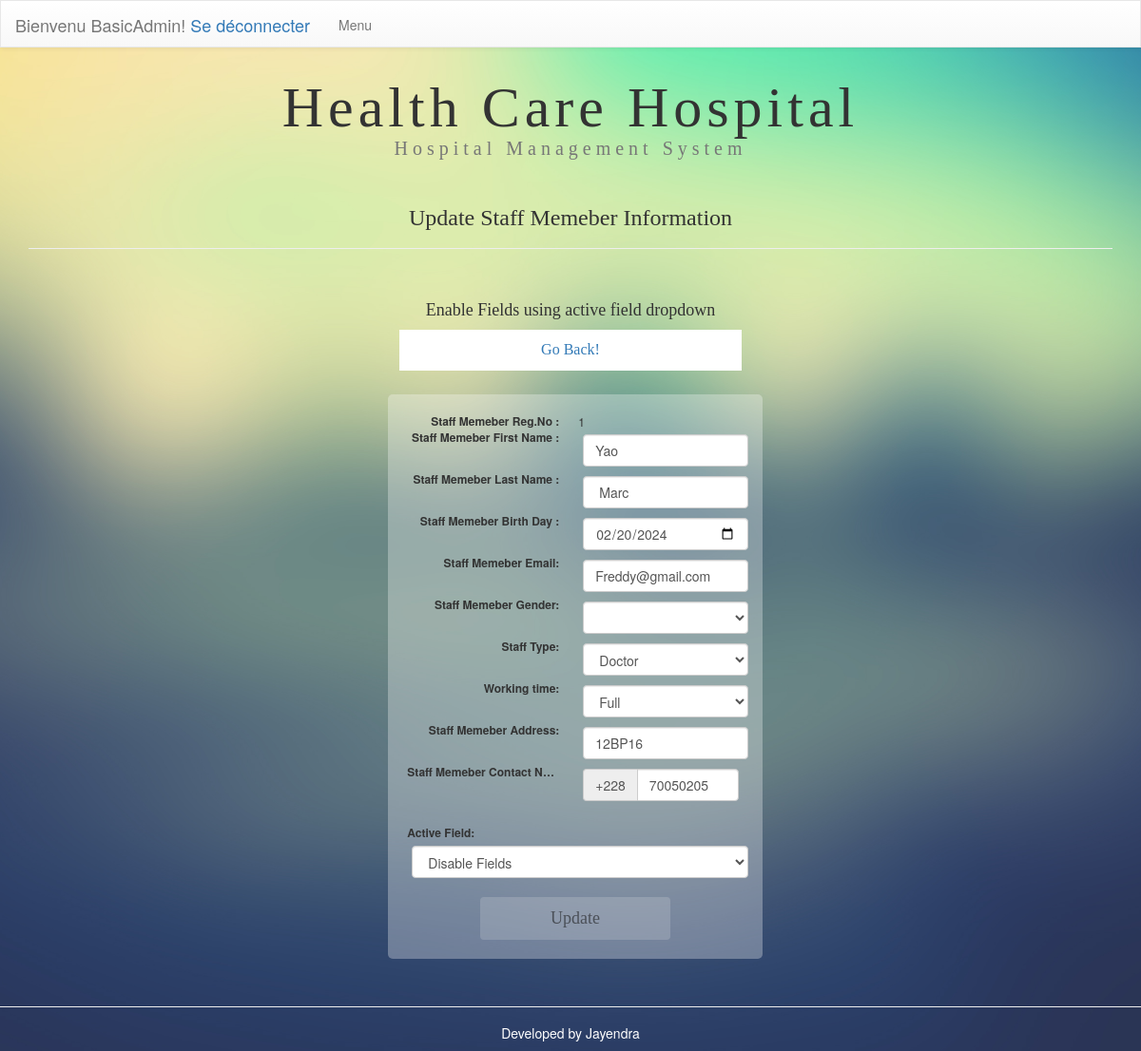
Page /suadstff.php?id=1 (signed in) on the committed database.
### tables this page shows
CREATE TABLE `staff` (
  `staffID` int(11) NOT NULL,
  `smfname` varchar(50) NOT NULL,
  `smlname` varchar(50) NOT NULL,
  `smtype` varchar(20) NOT NULL,
  `smbd` date NOT NULL,
  `telcode` varchar(4) NOT NULL DEFAULT '+228',
  `smtel` varchar(15) NOT NULL,
  `smemail` varchar(200) NOT NULL,
  `smgender` varchar(6) NOT NULL,
  `smwoti` varchar(10) NOT NULL,
  `smaddr` varchar(600) NOT NULL,
  `instetd_by` varchar(100) DEFAULT NULL,
  `insterted_date` timestamp NULL DEFAULT current_timestamp(),
  `update_by` varchar(100) DEFAULT NULL,
  `update_date` timestamp NOT NULL DEFAULT current_timestamp()
);

### suadstff.php (the view, shortened to what this page needs)
<!DOCTYPE html PUBLIC "-//W3C//DTD XHTML 1.0 Transitional//EN" "http://www.w3.org/TR/xhtml1/DTD/xhtml1-transitional.dtd">
<html xmlns="http://www.w3.org/1999/xhtml">
<head>
<link rel="stylesheet" href="css/hide.css">
<link rel="stylesheet" href="css/bootstrap.min.css">
<link rel="stylesheet" href="css/bootstrap-theme.min.css">
<link rel="stylesheet" type="text/css" href="css/staff.css"/><script type="text/javascript" src="js/rightde.js"></script>
</head>
<body>
    <header class="nav-down ">
<?php include_once('sanavbar.php');?>
</header>
<?php
require('connect.php');
$id=$_REQUEST['id'];
$query = "SELECT * FROM `staff` WHERE `staffID`='$id'";
$result = mysqli_query($con, $query) or die ( mysqli_error());
$row = mysqli_fetch_assoc($result);
?>
<div class="container">
<div class="row">
<div class="col-md-12 col-xs-12 ">
<h1 class="text-center ">Health Care Hospital<br /><small style="font-size:20px">Hospital Management System</small></h1></div>
</div>
</div>
<div class="container">
<div class="row">
<div class="col-md-12 col-xs-12">
<div class="page-header">
<h3 style="font-family:calibri;" class="text-center">Update Staff Memeber Information</h3></div>
</div>
</div>
</div>
<div style="border-radius:10px; padding:25px;" class="container-fluid">
<div class="row">
<div class="">
<h4 style="font-family:calibri;" class="text-center">Enable Fields using active field dropdown</h4>
<div class="container">
<div class="row">
<div class="col-md-4 col-md-push-4">
<ul class="nav  nav-justified" style="background-color:#FFF;">
<li style="font-family:calibri; font-size:16px;"><a href="supadminopsm.php">Go Back!</a></ul>
</div>
</div>
</div>
<br />
<div style="padding:20px;  margin:5px; border-radius:5px; background-color:rgba(255, 255, 255, 0.3);"class="col-md-4 col-md-push-4">
<dl class="dl-horizontal">
<form class="" action="" method="post" id="upform">
  <dt style="font-size:12px;"><strong>Staff Memeber Reg.No :</strong> </dt>
  <dd style="font-size:12px;"><?php echo $row["staffID"]; ?></dd>
  <dt style="font-size:12px;"><strong>Staff Memeber First Name : </strong> </dt>
  <dd style="font-size:12px;"><input pattern="[A-Za-z]{1,30}" title="Use Only Letters" name="pfname" id="patifn" style="margin:5px" class="form-control" type="text" value="<?php echo $row["smfname"]; ?>"></dd>
  <dt style="font-size:12px;"><strong>Staff Memeber Last Name : </strong> </dt>
  <dd style="font-size:12px;"><input pattern="[A-Za-z]{1,30}" title="Use Only Letters" name="psname" id="patsn"  style="margin:5px" class="form-control" type="text" value=" <?php echo $row["smlname"]; ?>"></dd>
  <dt style="font-size:12px;"><strong>Staff Memeber Birth Day      : </strong></dt>
  <dd style="font-size:12px;"><input required="required" name="pdob" id="db" style="margin:5px" class="form-control" type="date" value="<?php echo $row["smbd"]; ?>"></dd>
  <dt style="font-size:12px;"><strong>Staff Memeber Email: </strong></dt>
  <dd style="font-size:12px;"><input pattern="[a-z0-9._%+-]+@[a-z0-9.-]+\.[a-z]{2,3}$" title="Not Valide Email" name="em" id="em"  style="margin:5px" class="form-control" type="text" value="<?php echo $row["smemail"]; ?>"></dd>
  <dt style="font-size:12px;"><strong>Staff Memeber Gender: </strong></dt>
  <dd style="font-size:12px;">
  <select name="gen"  id="gen"  style="margin:5px"    class="form-control" placeholder="Select your Gendere">
      <option  value="<?php echo $row["smgender"]; ?>"><?php echo $row["smgender"]; ?></option>
      <option value="Male">Male</option>
      <option value="Female">Female</option></dd>
  <dt style="font-size:12px;"><strong>Staff Type: </strong></dt></dt>
  <dd style="font-size:12px;">
  <select id="bog"  style="margin:5px" name="bg"   class="form-control" placeholder="Select your Staff Type">
  <option value="<?php echo $row["smtype"]; ?>"><?php echo $row["smtype"]; ?></option>
  </select></dd>
  <dt style="font-size:12px;"><strong>Working time: </strong></dt></dt>
  <dd style="font-size:12px;">
  <select id="wot"   style="margin:5px" name="wt"   class="form-control" placeholder="Select Workign Time">
  <option value="<?php echo $row["smwoti"]; ?>"><?php echo $row["smwoti"]; ?></option>
  </select></dd>
  <dt style="font-size:12px;"><strong>Staff Memeber Address: </strong></dt>
  <dd style="font-size:12px;"><input required="required" name="padd" id="addr"  style="margin:5px" class="form-control" type="text" value="<?php echo $row["smaddr"]; ?>"></dd>
  <dt style="font-size:12px;"><strong>Staff Memeber Contact Number : </strong>
  <dd style="font-size:12px;"><div style="margin:5px" class="input-group">
  <span class="  input-group-addon" id="basic-addon1"><?php echo $row["telcode"]; ?></span>
  <input pattern="\d{9,9}"  maxlength="9" title="Envalid Mobile Number Use only Letters and chacter count must be 9" required="required" name="ptel" id="tel"  type="text" class="form-control" value="<?php echo $row["smtel"]; ?>" placeholder="Username" aria-describedby="basic-addon1 ">
</dd>
  </dl>
<dl>
  <dt style="font-size:12px;"><strong>Active Field: </strong></dt></dt>
  <dd style="font-size:12px;">
  <select onchange="display()"  style="margin:5px; border-colour=red;" id="fieldsac" required="required"  class="form-control" placeholder="Select your Staff Type">
  <option value="DF">Disable Fields</option>
  </select></dd>
</dl>
  <center>
<button disabled id="Button" class="btn" name=submit type="submit">Update</button>
</center>
  </div>
</div>
</div>
</div>
</body>
<footer>
	<hr />
    <center><h5 style="color:#FFF">Developed by Jayendra</h5><center>
</footer>
</html>

### css/hide.css (style rules this page uses)
body { padding-top: 50px; }
header { height: 40px; z-index: 1; position:fixed; top: 0; transition: top 0.2s ease-in-out; width: 100%; }

### css/staff.css (style rules this page uses)
body { background:url(../images/background.jpg) no-repeat center center fixed ; -webkit-background-size:cover; -moz-background-size:cover; -o-background-size:cover; background-size:cover; }
h1 { text-align:center; font-family:"calibri"; font-size:60px; padding-top:10px; letter-spacing:5px; }
.btn { height:45px; width:200px; font-size:18px; font-family:"calibri"; }

### rows in the picture
staff: staffID "1", pfname "Yao", psname "Marc", pdob "02/20/2024", em "Freddy@gmail.com", bg "Doctor", wt "Full", padd "12BP16", telcode "+228", ptel "70050205"

### other values in the picture
$_SESSION['sadmun'] "BasicAdmin"
